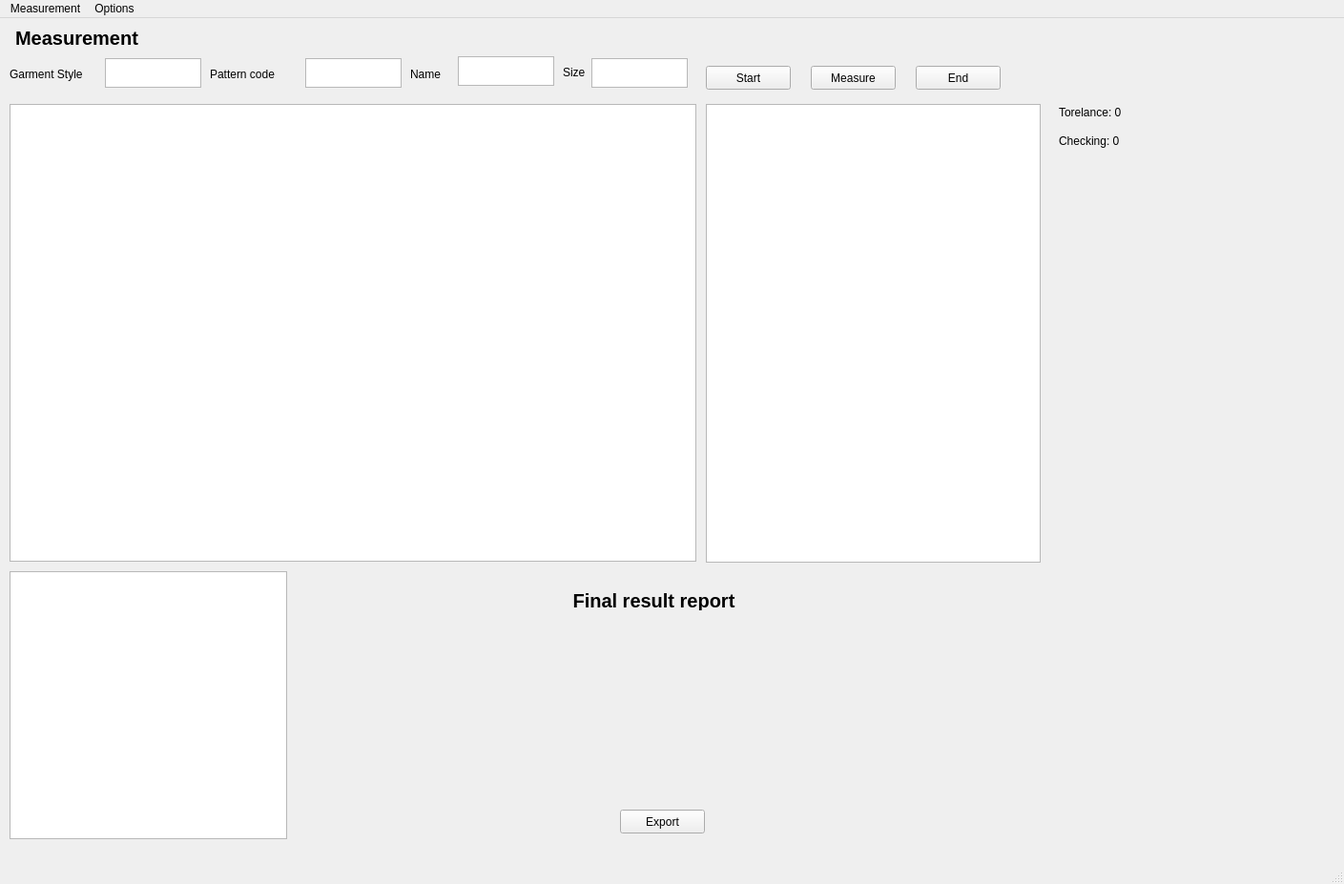
<?xml version="1.0" encoding="UTF-8"?>
<ui version="4.0">
 <class>MainWindow</class>
 <widget class="QMainWindow" name="MainWindow">
  <property name="geometry">
   <rect>
    <x>0</x>
    <y>0</y>
    <width>1409</width>
    <height>927</height>
   </rect>
  </property>
  <property name="windowTitle">
   <string>MainWindow</string>
  </property>
  <widget class="QWidget" name="centralwidget">
   <widget class="QTextEdit" name="textEdit">
    <property name="geometry">
     <rect>
      <x>110</x>
      <y>42</y>
      <width>101</width>
      <height>31</height>
     </rect>
    </property>
   </widget>
   <widget class="QLabel" name="label">
    <property name="geometry">
     <rect>
      <x>10</x>
      <y>50</y>
      <width>101</width>
      <height>17</height>
     </rect>
    </property>
    <property name="text">
     <string>Garment Style</string>
    </property>
   </widget>
   <widget class="QLabel" name="label_2">
    <property name="geometry">
     <rect>
      <x>220</x>
      <y>50</y>
      <width>101</width>
      <height>17</height>
     </rect>
    </property>
    <property name="text">
     <string>Pattern code</string>
    </property>
   </widget>
   <widget class="QTextEdit" name="textEdit_2">
    <property name="geometry">
     <rect>
      <x>320</x>
      <y>42</y>
      <width>101</width>
      <height>31</height>
     </rect>
    </property>
   </widget>
   <widget class="QLabel" name="label_3">
    <property name="geometry">
     <rect>
      <x>430</x>
      <y>50</y>
      <width>101</width>
      <height>17</height>
     </rect>
    </property>
    <property name="text">
     <string>Name</string>
    </property>
   </widget>
   <widget class="QTextEdit" name="textEdit_3">
    <property name="geometry">
     <rect>
      <x>480</x>
      <y>40</y>
      <width>101</width>
      <height>31</height>
     </rect>
    </property>
   </widget>
   <widget class="QLabel" name="label_4">
    <property name="geometry">
     <rect>
      <x>590</x>
      <y>48</y>
      <width>101</width>
      <height>17</height>
     </rect>
    </property>
    <property name="text">
     <string>Size</string>
    </property>
   </widget>
   <widget class="QTextEdit" name="textEdit_4">
    <property name="geometry">
     <rect>
      <x>620</x>
      <y>42</y>
      <width>101</width>
      <height>31</height>
     </rect>
    </property>
   </widget>
   <widget class="QPushButton" name="pushButton">
    <property name="geometry">
     <rect>
      <x>740</x>
      <y>50</y>
      <width>89</width>
      <height>25</height>
     </rect>
    </property>
    <property name="text">
     <string>Start</string>
    </property>
   </widget>
   <widget class="QPushButton" name="pushButton_2">
    <property name="geometry">
     <rect>
      <x>850</x>
      <y>50</y>
      <width>89</width>
      <height>25</height>
     </rect>
    </property>
    <property name="text">
     <string>Measure</string>
    </property>
   </widget>
   <widget class="QGraphicsView" name="graphicsView">
    <property name="geometry">
     <rect>
      <x>10</x>
      <y>90</y>
      <width>720</width>
      <height>480</height>
     </rect>
    </property>
   </widget>
   <widget class="QTableView" name="tableView">
    <property name="geometry">
     <rect>
      <x>740</x>
      <y>90</y>
      <width>351</width>
      <height>481</height>
     </rect>
    </property>
   </widget>
   <widget class="QLabel" name="label_5">
    <property name="geometry">
     <rect>
      <x>10</x>
      <y>10</y>
      <width>141</width>
      <height>21</height>
     </rect>
    </property>
    <property name="font">
     <font>
      <family>Ubuntu</family>
      <pointsize>15</pointsize>
      <weight>75</weight>
      <bold>true</bold>
     </font>
    </property>
    <property name="layoutDirection">
     <enum>Qt::LeftToRight</enum>
    </property>
    <property name="text">
     <string>Measurement</string>
    </property>
    <property name="alignment">
     <set>Qt::AlignCenter</set>
    </property>
   </widget>
   <widget class="QPushButton" name="pushButton_3">
    <property name="geometry">
     <rect>
      <x>960</x>
      <y>50</y>
      <width>89</width>
      <height>25</height>
     </rect>
    </property>
    <property name="text">
     <string>End</string>
    </property>
   </widget>
   <widget class="QTableView" name="tableView_2">
    <property name="geometry">
     <rect>
      <x>10</x>
      <y>580</y>
      <width>291</width>
      <height>281</height>
     </rect>
    </property>
   </widget>
   <widget class="QLabel" name="label_6">
    <property name="geometry">
     <rect>
      <x>590</x>
      <y>600</y>
      <width>191</width>
      <height>21</height>
     </rect>
    </property>
    <property name="font">
     <font>
      <family>Ubuntu</family>
      <pointsize>15</pointsize>
      <weight>75</weight>
      <bold>true</bold>
     </font>
    </property>
    <property name="layoutDirection">
     <enum>Qt::LeftToRight</enum>
    </property>
    <property name="text">
     <string>Final result report</string>
    </property>
    <property name="alignment">
     <set>Qt::AlignCenter</set>
    </property>
   </widget>
   <widget class="QLabel" name="label_7">
    <property name="geometry">
     <rect>
      <x>1110</x>
      <y>90</y>
      <width>101</width>
      <height>17</height>
     </rect>
    </property>
    <property name="text">
     <string>Torelance: 0</string>
    </property>
   </widget>
   <widget class="QLabel" name="label_8">
    <property name="geometry">
     <rect>
      <x>1110</x>
      <y>120</y>
      <width>101</width>
      <height>17</height>
     </rect>
    </property>
    <property name="text">
     <string>Checking: 0</string>
    </property>
   </widget>
   <widget class="QPushButton" name="pushButton_4">
    <property name="geometry">
     <rect>
      <x>650</x>
      <y>830</y>
      <width>89</width>
      <height>25</height>
     </rect>
    </property>
    <property name="text">
     <string>Export</string>
    </property>
   </widget>
  </widget>
  <widget class="QStatusBar" name="statusbar"/>
  <widget class="QMenuBar" name="menuBar">
   <property name="geometry">
    <rect>
     <x>0</x>
     <y>0</y>
     <width>1409</width>
     <height>22</height>
    </rect>
   </property>
   <widget class="QMenu" name="menuSecond">
    <property name="title">
     <string>Measurement</string>
    </property>
    <addaction name="actionDimension"/>
    <addaction name="actionComparison"/>
   </widget>
   <widget class="QMenu" name="menuOptions">
    <property name="title">
     <string>Options</string>
    </property>
    <addaction name="actionSetting"/>
   </widget>
   <addaction name="menuSecond"/>
   <addaction name="menuOptions"/>
  </widget>
  <action name="actionDimension">
   <property name="text">
    <string>Dimension</string>
   </property>
  </action>
  <action name="actionComparison">
   <property name="text">
    <string>Comparison</string>
   </property>
  </action>
  <action name="actionSetting">
   <property name="text">
    <string>Setting</string>
   </property>
  </action>
 </widget>
 <resources/>
 <connections/>
</ui>
